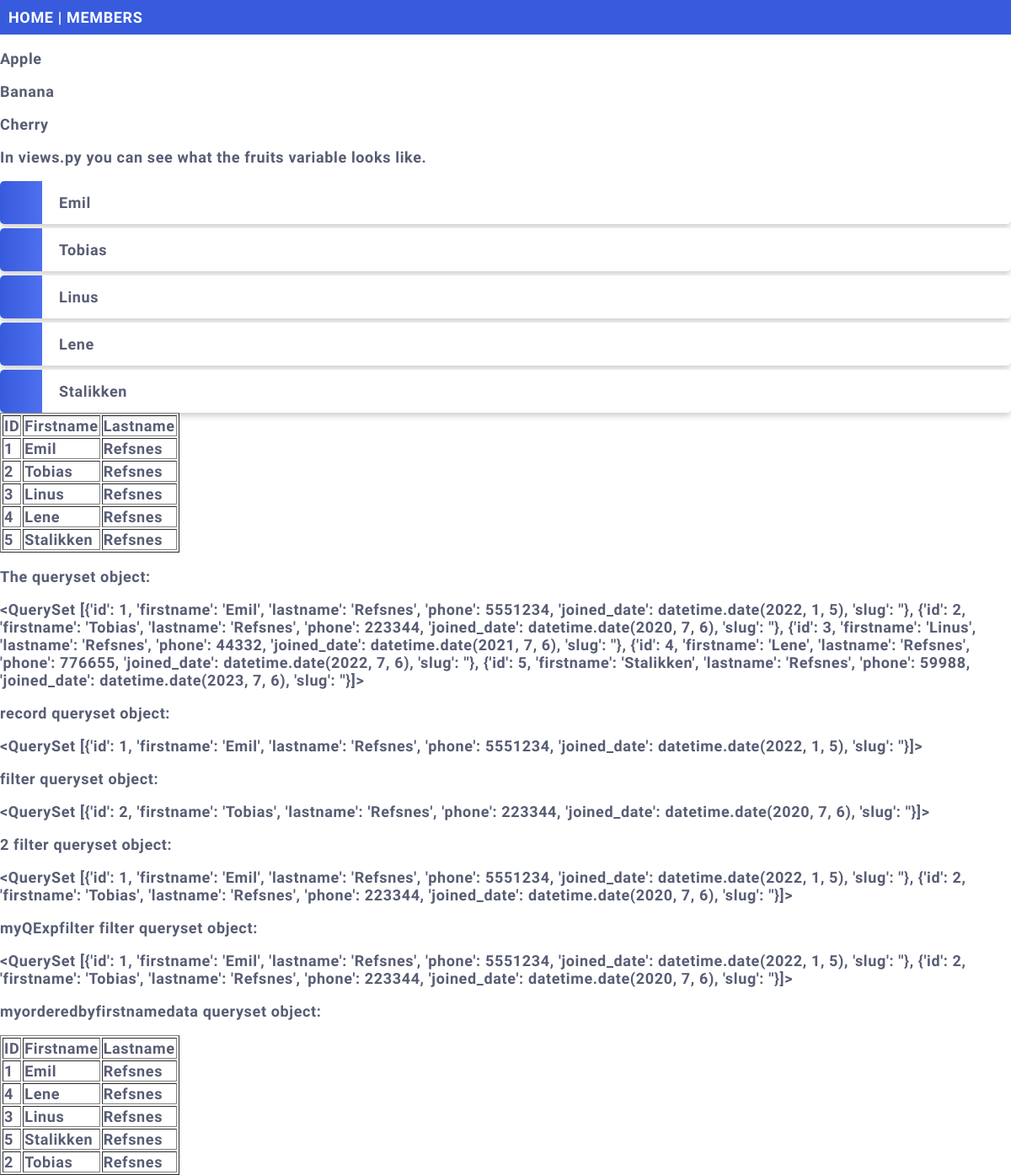
Page /testing/ on the earlier database version.
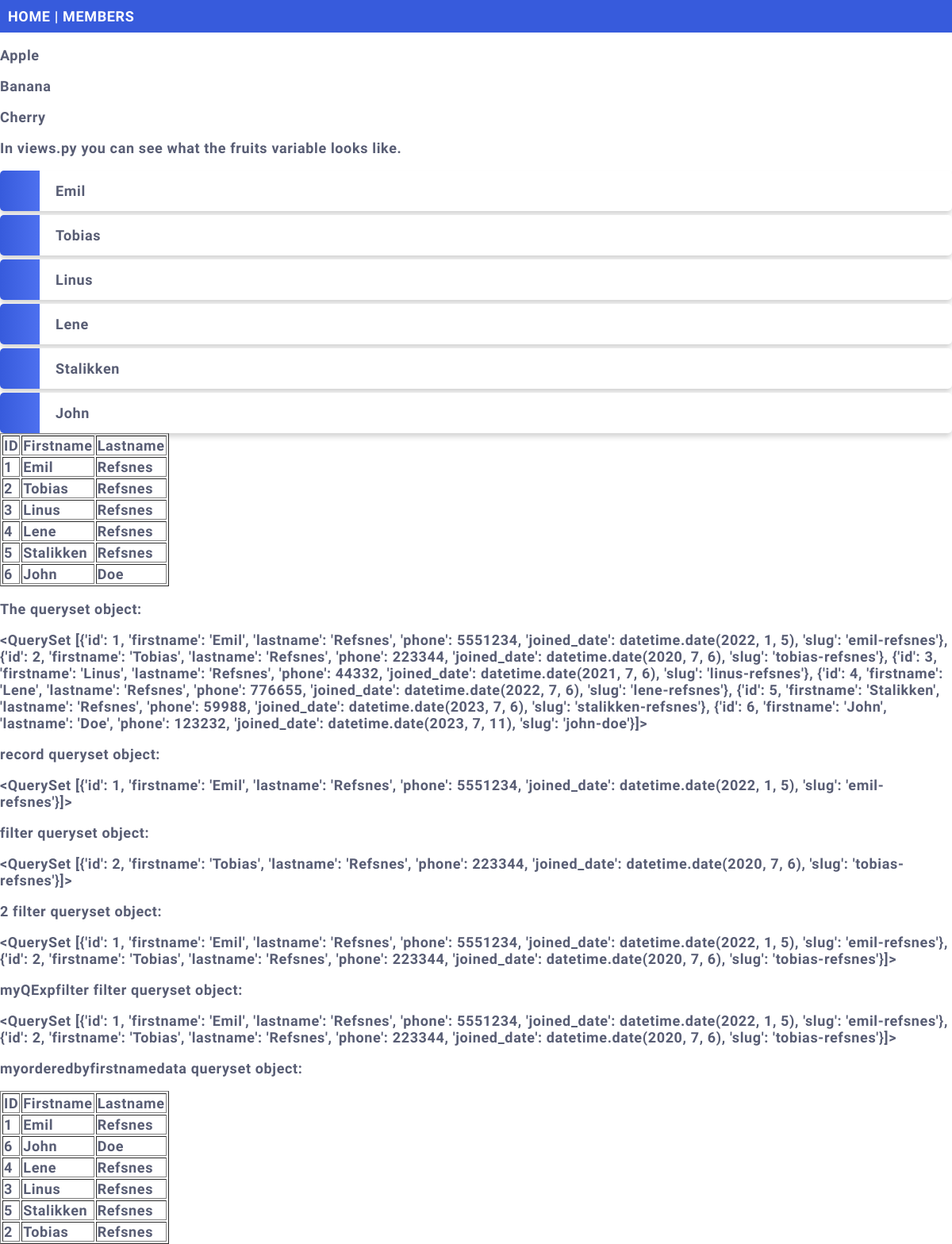
Same page on the later database version.
### members/models.py (models this page shows, shortened)
class Member(models.Model):
    firstname = models.CharField(max_length=255)
    lastname = models.CharField(max_length=255)
    phone = models.IntegerField(null=True)
    joined_date = models.DateField(null=True)
    slug = models.SlugField(default="", null=False)

### members/views.py (the view)
# urls.py: path("testing/", views.testing, name="testing"),
def testing(request):
    mymembers = Member.objects.all().values()
    mydata = Member.objects.all().values()
    myrecord = Member.objects.filter(firstname='Emil').values()
    myfilter = Member.objects.filter(lastname='Refsnes', id=2).values()
    my2filter = Member.objects.filter(firstname='Emil').values() | Member.objects.filter(firstname='Tobias').values()
    myQExpfilter = Member.objects.filter(Q(firstname='Emil') | Q(firstname='Tobias')).values()
    myorderedbyfirstnamedata = Member.objects.all().order_by('firstname', "id").values()
    template = loader.get_template("template.html")
    context = {
        "fruits": ["Apple", "Banana", "Cherry"],
        "mymembers": mymembers,
        "mydata": mydata,
        "myrecord": myrecord,
        "myfilter": myfilter,
        "my2filter": my2filter,
        "myQExpfilter": myQExpfilter,
        "myorderedbyfirstnamedata": myorderedbyfirstnamedata
    }
    print("Printing to the console from views.py", myfilter[0]['firstname'])
    return HttpResponse(template.render(context, request))

### members/templates/template.html
{% extends "master.html" %}
{% block content %}
{% for x in fruits %}
<p>{{ x }}</p>
{% endfor %}
<p>In views.py you can see what the fruits variable looks like.</p>
<ul>
  {% for x in mymembers %}
  <li>{{ x.firstname }}</li>
  {% endfor %}
</ul>
<table border="1">
  <tr>
    <th>ID</th>
    <th>Firstname</th>
    <th>Lastname</th>
  </tr>
  {% for x in mymembers %}
  <tr>
    <td>{{ x.id }}</td>
    <td>{{ x.firstname }}</td>
    <td>{{ x.lastname }}</td>
  </tr>
  {% endfor %}
</table>
<p>The queryset object:</p>
{{ mymembers }}
<p>record queryset object:</p>
{{ myrecord }}
<p>filter queryset object:</p>
{{ myfilter }}
<p>2 filter queryset object:</p>
{{ my2filter }}
<p>myQExpfilter filter queryset object:</p>
{{ myQExpfilter }}
<p>myorderedbyfirstnamedata queryset object:</p>
<table border="1">
  <tr>
    <th>ID</th>
    <th>Firstname</th>
    <th>Lastname</th>
  </tr>
  {% for x in myorderedbyfirstnamedata %}
  <tr>
    <td>{{ x.id }}</td>
    <td>{{ x.firstname }}</td>
    <td>{{ x.lastname }}</td>
  </tr>
  {% endfor %}
</table>
{% endblock %}

Differences in the rows shown:
added Member: firstname "John", id "6", lastname "Doe"
Other differences:
{{ mymembers }}: "…datetime.date(2022, 1, 5), 'slug': ''}, {'id': 2, 'firstname': 'Tobias', 'lastname': 'Refsnes', 'phone': 223344, 'joined_date': datetime.date(2020, 7, 6), 'slug': ''}, {'id': 3, 'firstname': 'Linus', 'lastname': 'Refsnes', 'phone': 44332, 'joined_date': datetime.date(2021, 7, 6), 'slug': ''}, {'id': 4, 'firstname': 'Lene', 'lastname': 'Refsnes', 'phone': 776655, 'joined_date': datetime.date(2022, 7, 6), 'slug': ''}, {'id': 5, 'firstname': 'Stalikken', 'lastname': 'Refsnes', 'phone': 59988, 'joined_date': datetime.date(2023, 7, 6), 'slug': ''}]>" → "…datetime.date(2022, 1, 5), 'slug': 'emil-refsnes'}, {'id': 2, 'firstname': 'Tobias', 'lastname': 'Refsnes', 'phone': 223344, 'joined_date': datetime.date(2020, 7, 6), 'slug': 'tobias-refsnes'}, {'id': 3, 'firstname': 'Linus', 'lastname': 'Refsnes', 'phone': 44332, 'joined_date': datetime.date(2021, 7, 6), 'slug': 'linus-refsnes'}, {'id': 4, 'firstname': 'Lene', 'lastname': 'Refsnes', 'phone': 776655, 'joined_date': datetime.date(2022, 7, 6), 'slug': 'lene-refsnes'}, {'id': 5, 'firstname': 'Stalikken', 'lastname': 'Refsnes', 'phone': 59988, 'joined_date': datetime.date(2023, 7, 6), 'slug': 'stalikken-refsnes'}, {'id': 6, 'firstname': 'John', 'lastname': 'Doe', 'phone': 123232,…"
{{ myrecord }}: "<QuerySet [{'id': 1, 'firstname': 'Emil', 'lastname': 'Refsnes', 'phone': 5551234, 'joined_date': datetime.date(2022, 1, 5), 'slug': ''}]>" → "<QuerySet [{'id': 1, 'firstname': 'Emil', 'lastname': 'Refsnes', 'phone': 5551234, 'joined_date': datetime.date(2022, 1, 5), 'slug': 'emil-refsnes'}]>"
{{ myfilter }}: "<QuerySet [{'id': 2, 'firstname': 'Tobias', 'lastname': 'Refsnes', 'phone': 223344, 'joined_date': datetime.date(2020, 7, 6), 'slug': ''}]>" → "<QuerySet [{'id': 2, 'firstname': 'Tobias', 'lastname': 'Refsnes', 'phone': 223344, 'joined_date': datetime.date(2020, 7, 6), 'slug': 'tobias-refsnes'}]>"
{{ my2filter }}: "…datetime.date(2022, 1, 5), 'slug': ''}, {'id': 2, 'firstname': 'Tobias', 'lastname': 'Refsnes', 'phone': 223344, 'joined_date': datetime.date(2020, 7, 6), 'slug': ''}]>" → "…datetime.date(2022, 1, 5), 'slug': 'emil-refsnes'}, {'id': 2, 'firstname': 'Tobias', 'lastname': 'Refsnes', 'phone': 223344, 'joined_date': datetime.date(2020, 7, 6), 'slug': 'tobias-refsnes'}]>"
{{ myQExpfilter }}: "…datetime.date(2022, 1, 5), 'slug': ''}, {'id': 2, 'firstname': 'Tobias', 'lastname': 'Refsnes', 'phone': 223344, 'joined_date': datetime.date(2020, 7, 6), 'slug': ''}]>" → "…datetime.date(2022, 1, 5), 'slug': 'emil-refsnes'}, {'id': 2, 'firstname': 'Tobias', 'lastname': 'Refsnes', 'phone': 223344, 'joined_date': datetime.date(2020, 7, 6), 'slug': 'tobias-refsnes'}]>"
